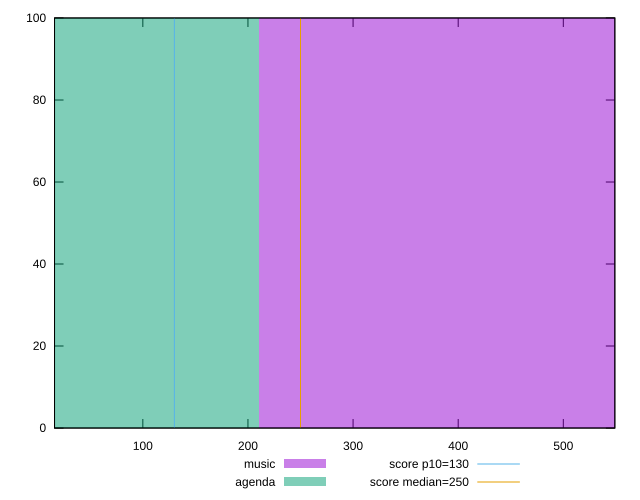

Recreate this plot in gnuplot.
reset

$music <<EOF
420.3541028833133 100
EOF

$agenda <<EOF
0 100
EOF

set key outside below
set boxwidth 420.3541028833133
set xrange [16:549]
set yrange [0:100]
set trange [0:100]
set style fill transparent solid 0.5 noborder

set parametric
set terminal svg size 640, 500 enhanced background rgb 'white'
set output "reports/report_00031_2021-02-24T23-18-18.084Z/max-potential-fid/comparison/histogram/0_vs_1.svg"

plot $music title "music" with boxes, \
     $agenda title "agenda" with boxes, \
     130,t title "score p10=130", \
     250,t title "score median=250"

reset
